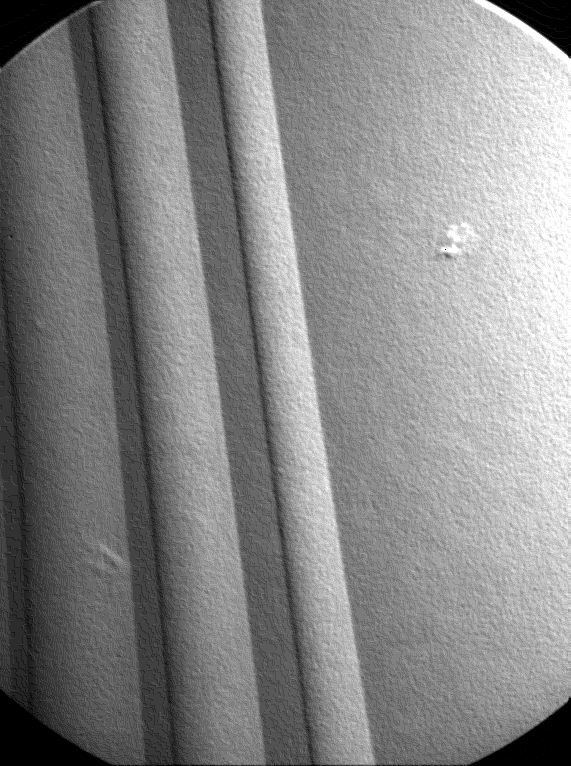
#> input picture immagini/Immagini/turbina.jpg, 571 x 766 px, found by its file name
$ python script16.py
#> lines starting #> are read from the running program, lines starting #| are printed output that depends on the picture; after the words box and inside, x2 and y2 are one past the last pixel; in counts of white or black regions, pixels touching at a corner belong together
# -*- coding: utf-8 -*-
"""
Created on Tue Mar 25 11:58:19 2025

@author: Davide
"""

import numpy as np
import matplotlib.pyplot as plt
import skimage.io as io
import scipy.ndimage as ndi
plt.close('all')

x = np.float64(io.imread('turbina.jpg'))
#> x: shape (766, 571) float64; min 0, max 255, mean 134.3
plt.figure(1); plt.imshow(x,clim=[0,255],cmap='gray');
plt.title('input')

h = np.array([[-1,-1,-1],[-1,8,-1],[-1,-1,-1]])
y = ndi.correlate(x,h)
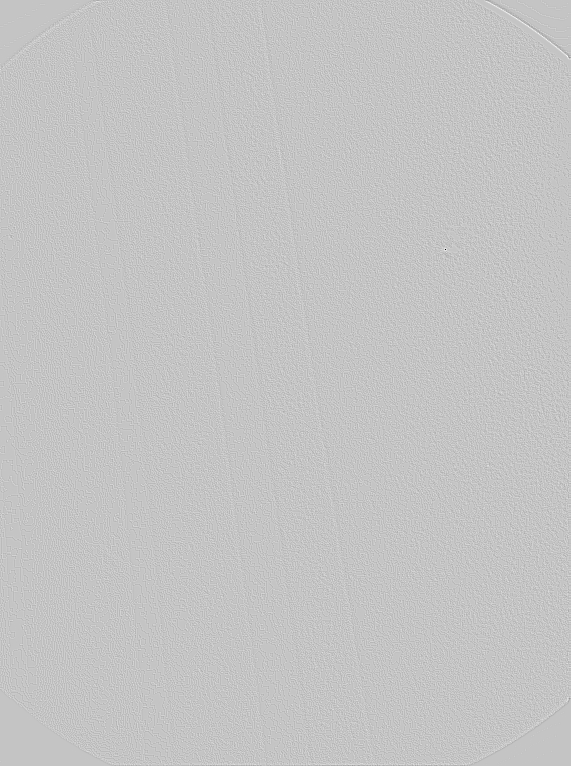
#> y: shape (766, 571) float64; min -2025, max 604, mean 0; drawn with min black and max white

plt.figure(2); plt.imshow(y,clim=None,cmap='gray');
plt.colorbar()
plt.title('filtrata')

z = np.abs(y)
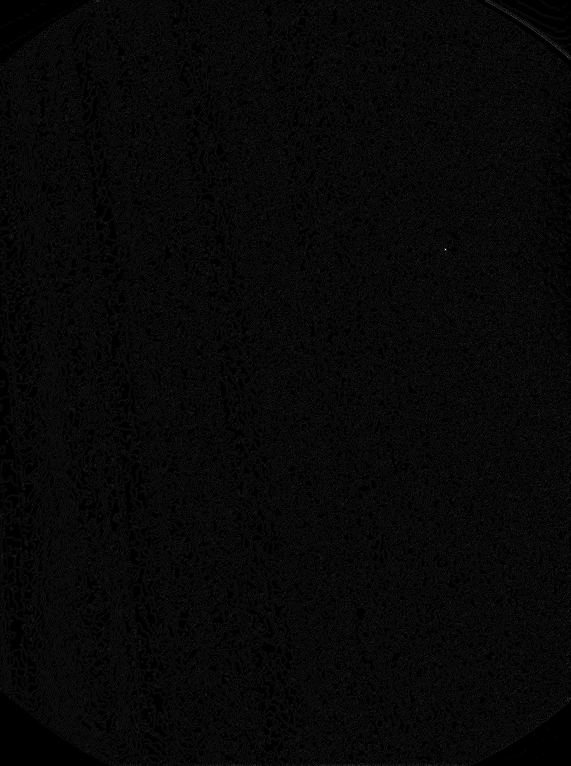
#> z: shape (766, 571) float64; min 0, max 2025, mean 62.6; drawn with min black and max white
th = 0.9*np.max(z)
#> th = 1822.5
mask = z<th
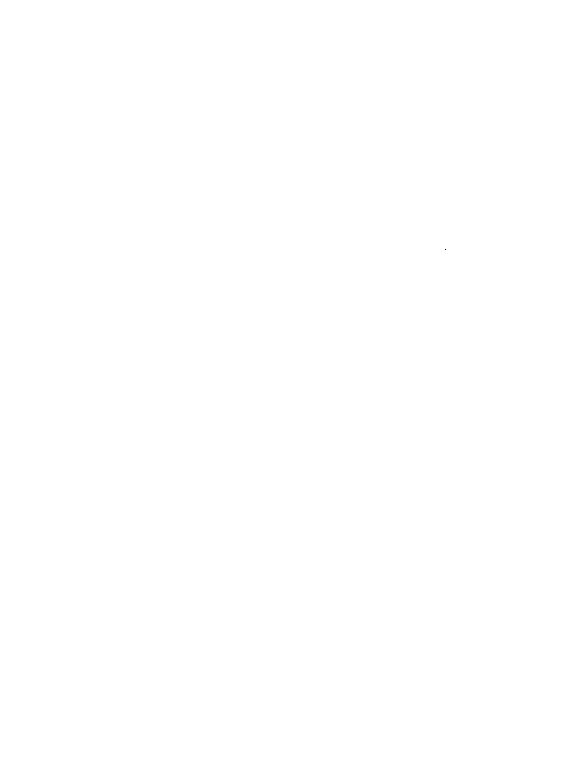
#> mask: shape (766, 571) bool; 100% white; black in thin lines or dots, all inside (x1, y1, x2, y2) = (445, 249, 446, 250)

plt.figure(3); plt.imshow(mask,clim=None,cmap='gray');
plt.colorbar()
plt.title('maschera')
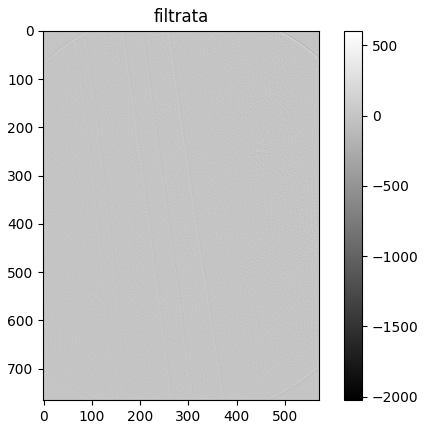
#> figure drawn by matplotlib, 2 panels
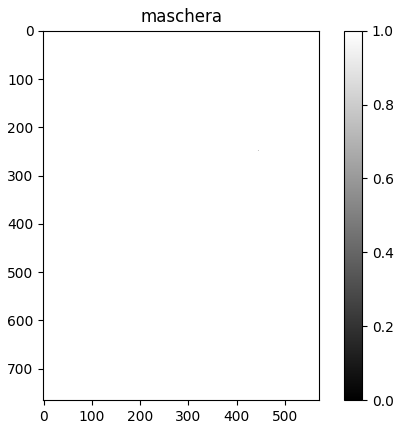
#> figure drawn by matplotlib, 2 panels

$ run again, with immagini/Immagini/bebe.jpg copied over immagini/Immagini/turbina.jpg
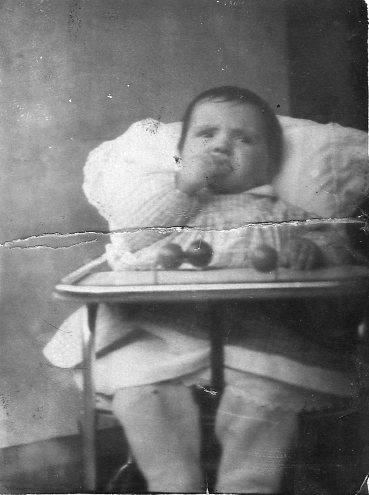
#> input picture immagini/Immagini/bebe.jpg, 369 x 495 px, found by its file name
#> `z = np.abs(y)`:
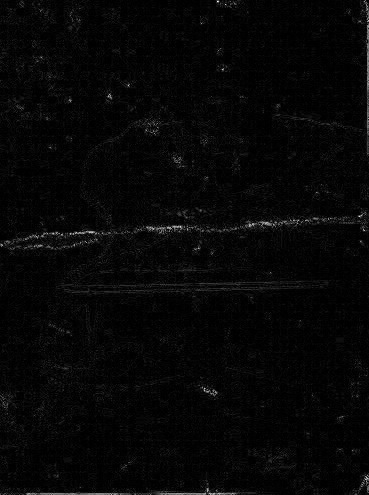
#> z: shape (495, 369) float64; min 0, max 1266, mean 34.3; drawn with min black and max white
#> th = 1139.4
#> mask: shape (495, 369) bool; 100% white; black in thin lines or dots, all inside (x1, y1, x2, y2) = (217, 1, 360, 217)
#> `plt.title('maschera')`:
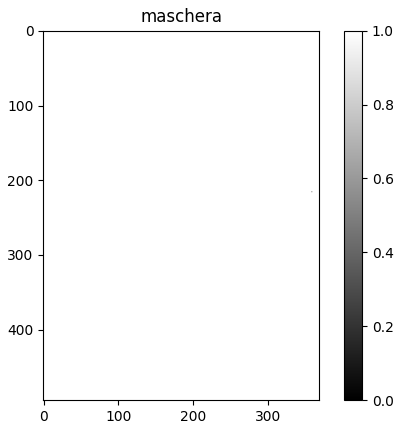
#> figure drawn by matplotlib, 2 panels
